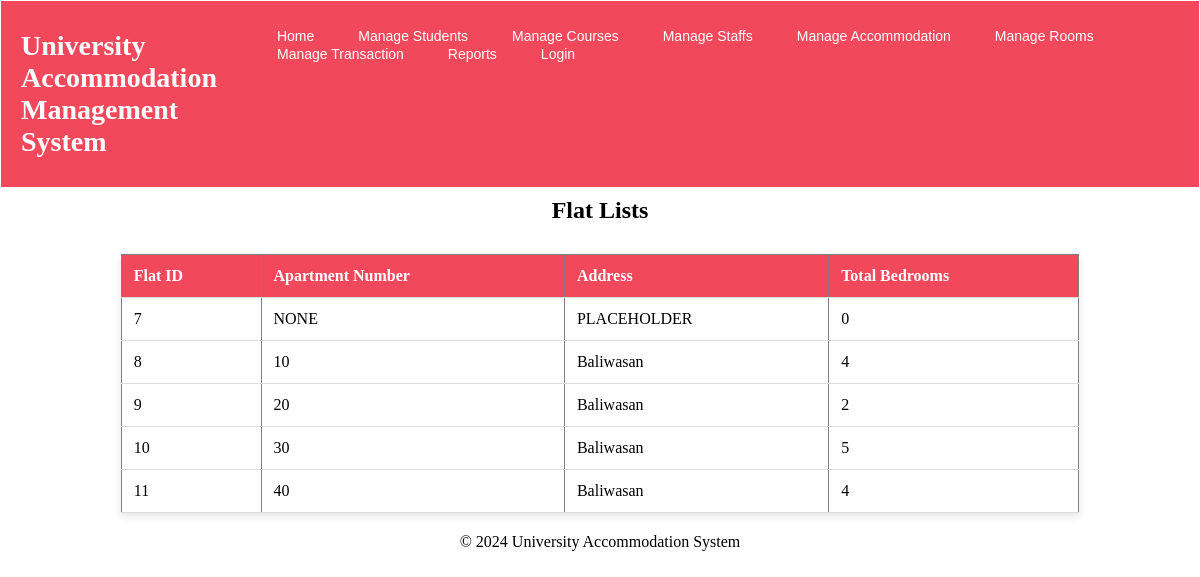
The app's page /pages/list_flats.php with its own data.
### tables this page shows
CREATE TABLE `student_flats` (
  `flat_id` int(11) NOT NULL,
  `apartment_number` varchar(50) DEFAULT NULL,
  `address` text DEFAULT NULL,
  `total_bedrooms` int(11) DEFAULT NULL
);

### pages/list_flats.php (the view, shortened to what this page needs)
<?php
include '../includes/db_connect.php';
include '../includes/header.php';
?>
<!DOCTYPE html>
<html lang="en">
<head>
    <link rel="stylesheet" href="assets/styles.css">
</head>
<body>
<h2>Flat Lists</h2>
<table border="1">
    <tr>
        <th>Flat ID</th>
        <th>Apartment Number</th>
        <th>Address</th>
        <th>Total Bedrooms</th>
    </tr>
    <?php
    $sql = "SELECT * FROM student_flats";
    $result = $conn->query($sql);
    if ($result->num_rows > 0) {
        while ($row = $result->fetch_assoc()) {
            echo "
                <tr>
                    <td>" . $row['flat_id'] . "</td>
                    <td>" . $row['apartment_number'] . "</td>
                    <td>" . $row['address'] . "</td>
                    <td>" . $row['total_bedrooms'] . "</td>
                </tr>
            ";
        }
    } else {
        echo "<tr><td colspan='5'>No flats found</td></tr>";
    }
    ?>
</table>
<?php include '../includes/footer.php'; ?>
</body>
</html>

### assets/styles.css (style rules this page uses)
body { margin: 1px; }
h3, h2, h4 { margin: 0; padding: 10px 20px; color: white; font-weight: bold; text-align: center; color: black; }
table { width: 80%; margin: 20px auto; border-collapse: collapse; background-color: white; box-shadow: 0 4px 8px rgba(0, 0, 0, 0.1); }
th, td { padding: 12px; text-align: left; border-bottom: 1px solid #ddd; }
th { background-color: #f1485b; color: white; }

### records on screen
student_flats: flat_id "7", apartment_number "NONE", address "PLACEHOLDER", total_bedrooms "0"
student_flats: flat_id "8", apartment_number "10", address "Baliwasan", total_bedrooms "4"
student_flats: flat_id "9", apartment_number "20", address "Baliwasan", total_bedrooms "2"
student_flats: flat_id "10", apartment_number "30", address "Baliwasan", total_bedrooms "5"
student_flats: flat_id "11", apartment_number "40", address "Baliwasan", total_bedrooms "4"
